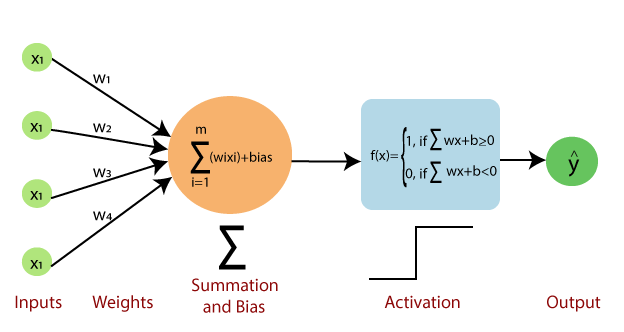
#> input picture Machine Learning/Deep Learning/Perceptrons/images/perceptron.png, 624 x 332 px, found by its file name
$ jupyter execute perceptron.ipynb
#> lines starting #> are read from the running program, lines starting #| are printed output that depends on the picture
1. [Perceptron](#perceptron)

#### Perceptron:
- here the simple perceptron along with a linear activation function creates a linear line and used for linear regression problems
- simple perceptron consist of one summing function called neuron along with a activation function (linear) to perform regression
- the neurons are fired and not fired based on activation functions
- it also uses a optimizer to optimally increase the weights and bias
- it also has a loss/cost function which uses gradient descent approach along with learning parameter to reduce the error/residual of the prediction, making the predictions more accurate

[cell 1]
from PIL import Image
from IPython.display import display

img = Image.open('images/perceptron.png')
#> img is the input picture: PIL image 624x332 RGBA; mean R, G, B, A 240.9, 240.4, 235.5, 255
new_image = img.resize((600, 310))
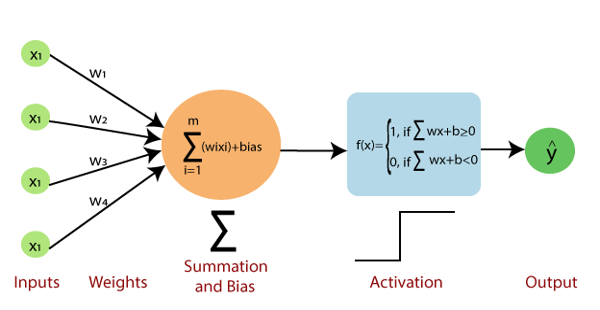
#> new_image: PIL image 600x310 RGBA; mean R, G, B, A 240.8, 240.3, 235.4, 255
display(new_image)
